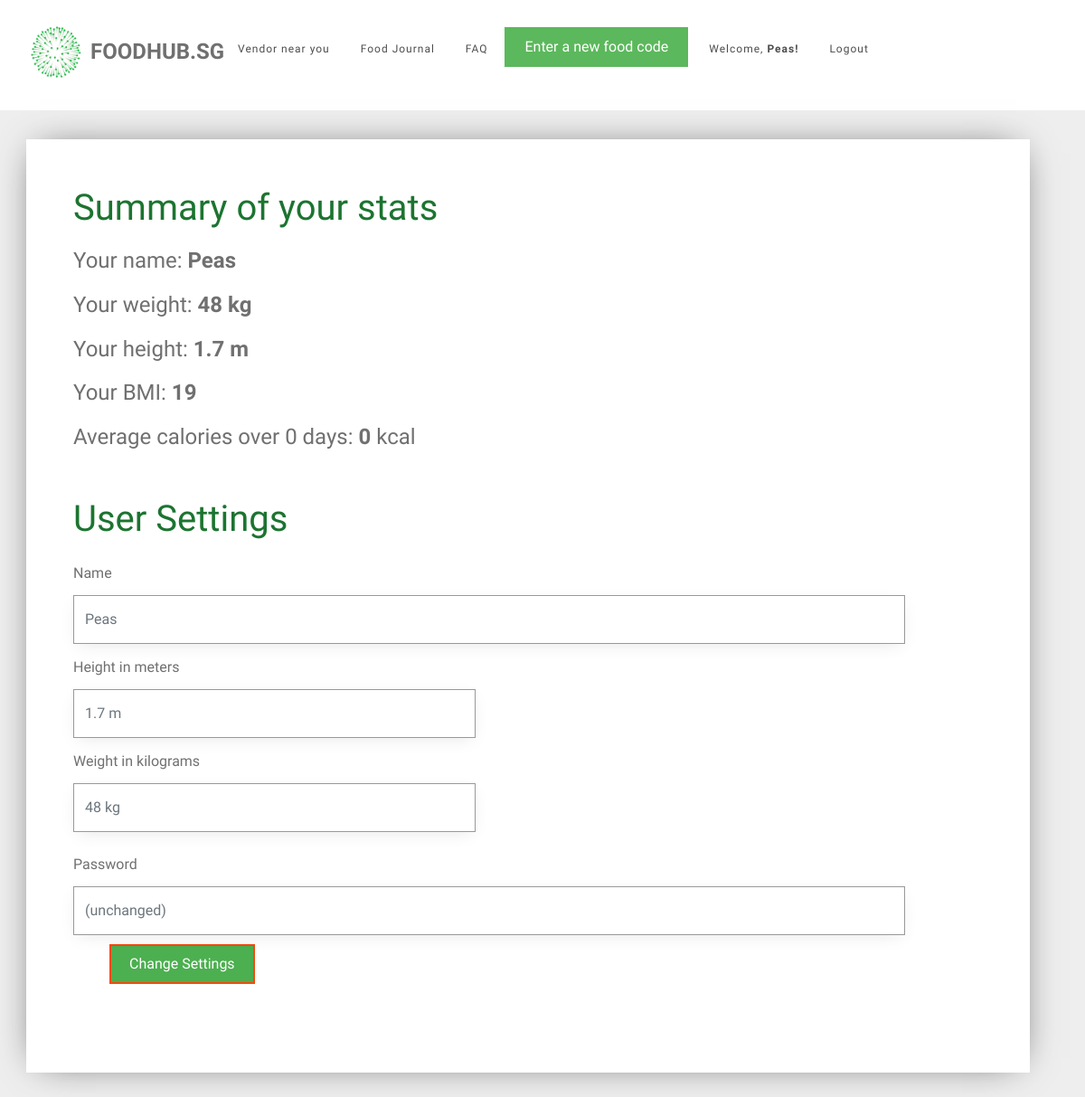
/user_settings (signed in), run on an earlier commit of the app's database.
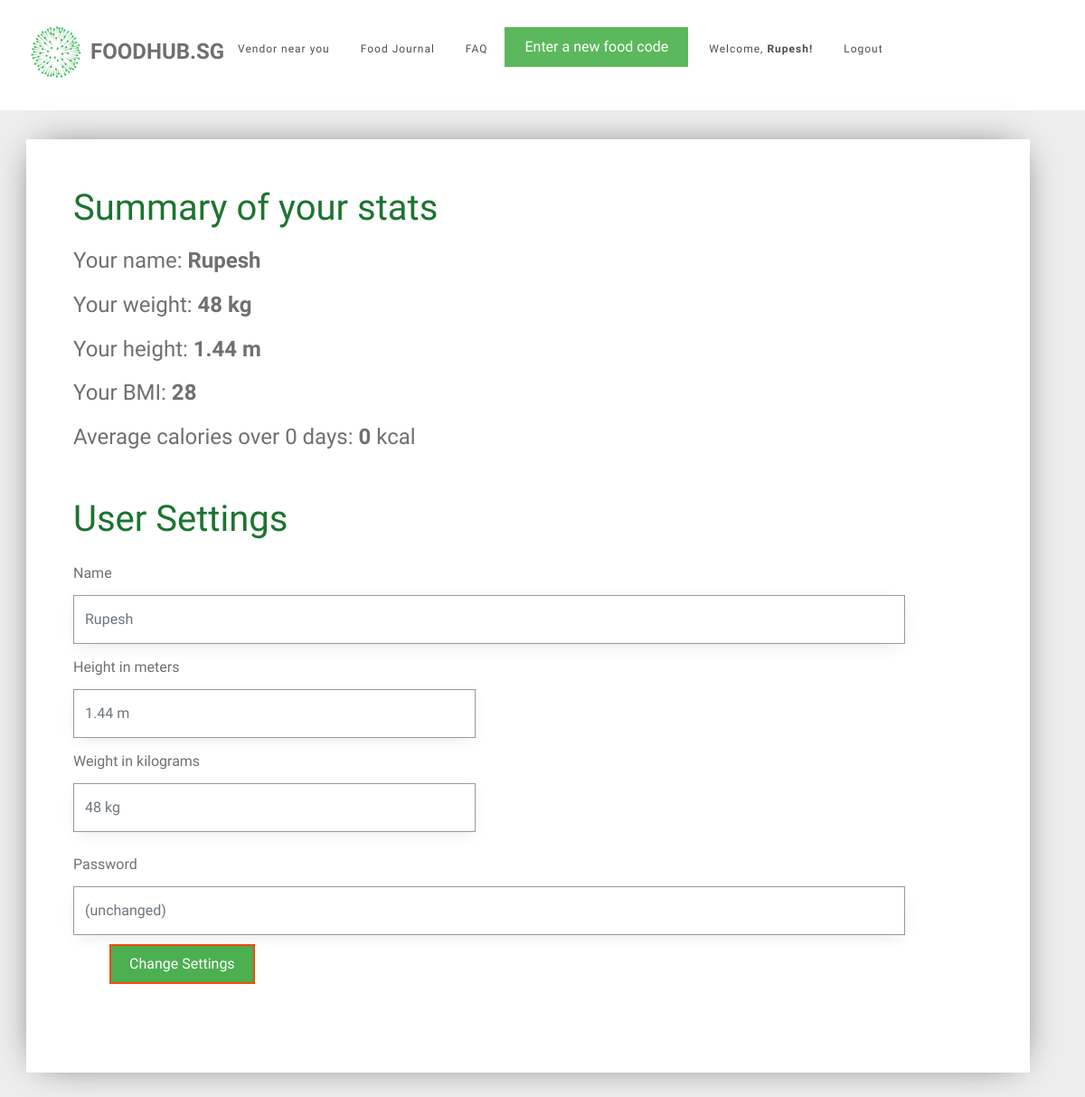
And on a later commit of the database.
### tables this page shows
CREATE TABLE user (
  id INTEGER PRIMARY KEY AUTOINCREMENT,
  name TEXT NOT NULL,
  email VARCHAR(512) UNIQUE NOT NULL,
  password TEXT NOT NULL,
  height INTEGER NOT NULL,
  weight INTEGER NOT NULL
);

### foodhubsg/user.py (the view, shortened to what this page needs)
@bp.route('/user_settings', methods=('GET', 'POST'))
@login_required
def user_settings():
    db = get_db()
    food_items = db.execute(
        'SELECT f.id, creator_id, food_name, created, calories, food_code, email'
        ' FROM food_entry f JOIN user u ON f.creator_id = u.id'
        ' WHERE f.creator_id = ?'
        ' ORDER BY datetime(created) DESC',
        (g.user['id'],),
    ).fetchall()
    users = db.execute(
        'SELECT id, name, email, password, height, weight'
        ' FROM user'
        ' WHERE id = ?',
        (g.user['id'],),
    ).fetchall()
    for user in users:
        id = user['id']
        name = user['name']
        weight = user['weight']
        height = user['height']
        email = user['email']
        password = user['password']
    bmi = weight / height ** height
    bmi = int(bmi)
    all_dates = []
    food_dates = []
    calories_list = []
    user_average_calories = 0
    number_of_days = 0
    if food_items is not []:
        food_exists = 1
    else:
        food_exists = 0
    for food in food_items:
        food_date = food['created'].strftime('%d-%m-%y')
        all_dates.append(food_date)
    all_dates = remove_duplicates(all_dates)
    return render_template('user/user_settings.html',
                           name=name, weight=weight, height=height, email=email, password=password, bmi=bmi,
                           user_average_calories=user_average_calories, number_of_days=number_of_days,
                           food_exists=food_exists)

### foodhubsg/auth.py (called while the page is built)
def login_required(view):
    @functools.wraps(view)
    def wrapped_view(**kwargs):
        if g.user is None:
            return redirect(url_for('auth.login'))
        return view(**kwargs)
    return wrapped_view

@bp.before_app_request
def load_logged_in_user():
    user_id = session.get('user_id')
    if user_id is None:
        g.user = None
    else:
        g.user = get_db().execute(
            'SELECT * FROM user WHERE id = ?', (user_id,)
        ).fetchone()

### foodhubsg/db.py (called while the page is built)
def get_db():
    if 'db' not in g:
        g.db = sqlite3.connect(
            current_app.config['DATABASE'],
            detect_types=sqlite3.PARSE_DECLTYPES
        )
        g.db.row_factory = sqlite3.Row
    return g.db

### foodhubsg/user.py (called while the page is built)
def remove_duplicates(values):
    output = []
    seen = set()
    for value in values:
        if value not in seen:
            output.append(value)
            seen.add(value)
    return output

### foodhubsg/templates/user/user_settings.html (shortened to what this page needs)
{% extends 'base.html' %}
{% block content %}
<div id="colorlib-container">
    <div class="container">
        <div class="box1">
        <div class="row row-pb-md">
            <div class="col-md-12">
                <header id="summary-header">
                    <h1 class="font_color">Summary of your stats</h1>
                </header>
                <h4>Your name: <b> {{ name }} </b> </h4>
                <h4>Your weight: <b> {{ weight }} kg </b> </h4>
                <h4>Your height: <b> {{ height }} m </b> </h4>
                <h4>Your BMI: <b> {{ bmi }} </b> </h4>
                <h4>Average calories over {{ number_of_days }} days: <b> {{ user_average_calories }} </b> kcal </h4>
                <br>
                <header>
                    <h1 class="font_color">User Settings</h1>
                </header>
                <form method="post">
                    <div class="row form-group">
                        <div class="col-md-11">
                            <label>Name</label>
                            <input name="name" id="name" class="form-control" placeholder="{{ g.user['name'] }}">
                        </div>
                    </div>
                    <div class="row form-group">
                        <div class="col-md-11">
                            <div class="row form-group">
                                <div class="col-md-6">
                                    <label>Height in meters</label>
                                    <input name="height" id="height" type="number" step="0.01" class="form-control" placeholder="{{ g.user['height'] }} m">
                                </div>
                            </div>
                            <div class="row form-group">
                                <div class="col-md-6">
                                    <label>Weight in kilograms</label>
                                    <input name="weight" id="weight" type="number" step="0.01" class="form-control" placeholder="{{ g.user['weight'] }} kg">
                                </div>
                            </div>
                        </div>
                    </div>
                    <div class="row form-group">
                        <div class="col-md-11">
                            <label>Password</label>
                            <input name="password" id="password" type="password" class="form-control" placeholder="(unchanged)">
                        </div>
                    </div>
                    <div class="row form-group" id="register-button">
                        <input type="submit" value="Change Settings" class="btn btn-primary" style="background-color: #4CAF50;">
                    </div>
                </form>
            </div>
        </div>
        </div>
    </div>
</div>
{% endblock %}

### foodhubsg/templates/base.html (shortened to what this page needs)
<!doctype html>
<link rel="stylesheet" href="https://cdnjs.cloudflare.com/ajax/libs/font-awesome/4.7.0/css/font-awesome.min.css">
<link rel="stylesheet" href="https://stackpath.bootstrapcdn.com/bootstrap/4.1.3/css/bootstrap.min.css">
<link rel="stylesheet" href="../static/css/animate.css">
<link rel="stylesheet" href="../static/css/icomoon.css">
<link rel="stylesheet" href="../static/css/magnific-popup.css">
<link rel="stylesheet" href="../static/css/flexslider.css">
<link rel="stylesheet" href="../static/css/owl.carousel.min.css">
<link rel="stylesheet" href="../static/css/owl.theme.default.min.css">
<link rel="stylesheet" href="../static/css/style.css">
    {% if g.user %}
        <div id="page">
            <nav class="colorlib-nav" role="navigation">
                <div class="top-menu">
                    <div class="container">
                        <div class="row">
                            <div class="col-xs-2">
                                <div id="colorlib-logo">
                                    <img src="../static/images/healthhub-logo.png" width="65px" height="65px"; align="left"><a href="{{ url_for('index') }}"><p id="webname">FoodHub.SG</p></a>
                                </div>
                            </div>
                            <div class="col-xs-10 text-right menu-1" id="navbar-stuff">
                                <ul>
                                    <li><a href="{{ url_for('vendors.vendors') }}">Vendor near you</a></li>
                                    <li><a href="{{ url_for('food.food_journal') }}">Food Journal</a></li>
                                    <li><a href="{{ url_for('food.faq') }}">FAQ</a></li>
                                    <a href="{{ url_for('food.add_food') }}"><button type="button" class="btn btn-success">Enter a new food code</button></a>
                                    <li id="user-profile"><a href="{{ url_for('user.user_settings')}}">Welcome, <b>{{ g.user['name'] }}! </b></a> <a href="{{ url_for('auth.logout') }}">Logout</a></li>
                                </ul>
                            </div>
                        </div>
                    </div>
                </div>
            </nav>
    {% endif %}
<section class="content">
    {% block content %}{% endblock %}
</section>
</div>

What changed in the data, as far as the page shows it:
changed user "48 kg": user.name "Peas" → "Rupesh"; name "Peas" → "Rupesh"; height "1.7" → "1.44"; height "1.7 m" → "1.44 m"
Also different on the page:
{{ bmi }}: "19" → "28"
